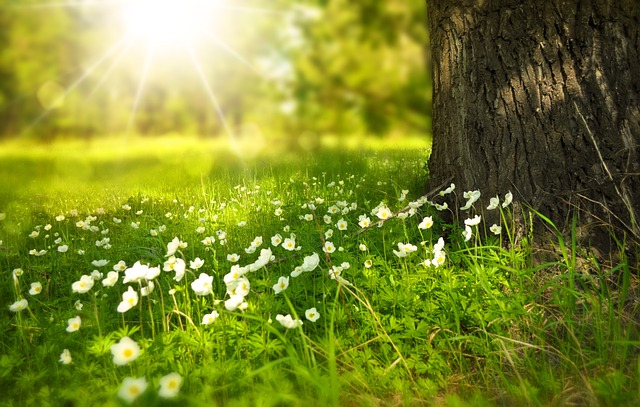
#> input picture test/img/img.jpg, 640 x 407 px, found by its file name
$ python test.py
#> lines starting #> are read from the running program, lines starting #| are printed output that depends on the picture
#> further down, img is the input picture: shape (407, 640, 3); mean B, G, R 44.1, 132.9, 122.3
### dlhelpertools/padding.py
import numpy as np
import cv2
import math
import os
import time

def img_resize_and_paddig(img, size=(224, 244), color=(255, 255, 255), show=False, save=False, path=RF"{os. getcwd()}"):

#> called with size = (300, 400), color = (0, 0, 255), show = True, save = True
    h_new,w_new=size
    h,w, channels = img.shape
#> h = 407; w = 640; channels = 3
    padded_img=np.full((h_new, w_new, 3), color, np.uint8)
    aspectRatio= h/w
#> aspectRatio = 0.636
    if aspectRatio==1:
        pass
    elif aspectRatio>1:
        k=w_new/h
        wCal= math.ceil(k*w)
        imgResize=cv2.resize(img,(wCal,h_new))
        wGap = math.ceil((w_new-wCal)/2)
        padded_img[ : , wGap:wCal+wGap ]= imgResize
    else:
        k=h_new/w
#> k = 0.469
        hCal= math.ceil(k*h)
#> hCal = 191
        imgResize=cv2.resize(img,(w_new,hCal))
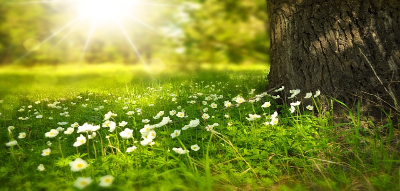
#> imgResize: shape (191, 400, 3); mean B, G, R 44, 132.8, 122.2
        hGap = math.ceil((h_new-hCal)/2)
#> hGap = 55
        padded_img[ hGap:hCal+hGap: , : ]= imgResize
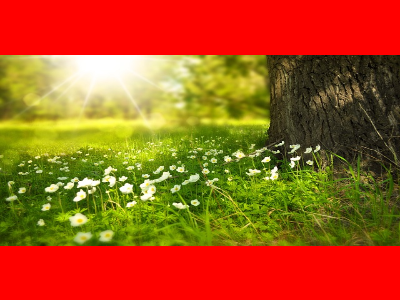
#> padded_img: shape (300, 400, 3); mean B, G, R 28, 84.6, 170.4
    if save:
        cv2.imwrite(RF"{path}\padded{time.time()}.jpg",padded_img)
        print("\n"+RF'File saved at "{path}\padded{time.time()}.jpg"'+"\n")
    if show:
        t_end = time.time() + 5
        while time.time() < t_end:
            cv2.imshow(rf"padded_image",padded_img)
            if cv2.waitKey(2) & 0xFF == 27: #press ESC for exit
#> (key Esc is pressed here)
                break

        cv2.destroyAllWindows()

    return padded_img

### test/test.py
import cv2
from dlhelpertools import padding
color=(0,0,255)
img=cv2.imread(R"C:\Users\WORK\Documents\GIT\dlhelpertools\test\img\img.jpg")
padding.img_resize_and_paddig(img, show=True, save=True, color=color,size=(300,400) ,path=rf"C:\Users\WORK\Documents\GIT\dlhelpertools\test\img")

$ run again, with test/img/padded1709017389.819483.jpg copied over test/img/img.jpg
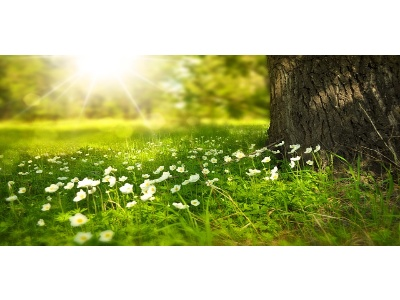
#> input picture test/img/padded1709017389.819483.jpg, 400 x 300 px, found by its file name
#> img is the input picture: shape (300, 400, 3); mean B, G, R 121.1, 177.2, 170.4
#> in img_resize_and_paddig, `imgResize=cv2.resize(img,(w_new,hCal))`:
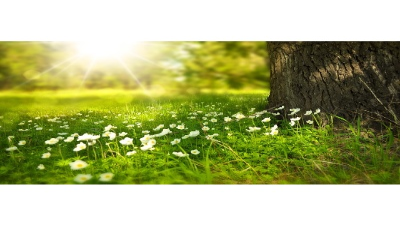
#> imgResize: shape (225, 400, 3); mean B, G, R 121.1, 177.1, 170.3
#> in img_resize_and_paddig, `padded_img[ hGap:hCal+hGap: , : ]= imgResize`:
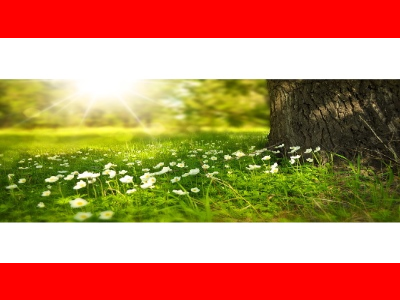
#> padded_img: shape (300, 400, 3); mean B, G, R 90.8, 132.9, 191.5
